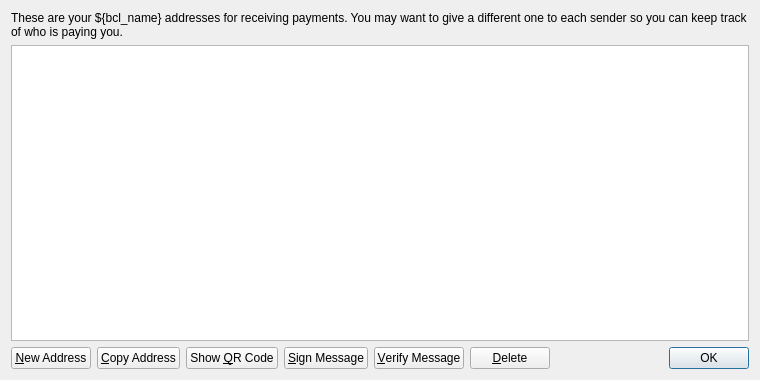
<?xml version="1.0" encoding="UTF-8"?>
<ui version="4.0">
 <class>AddressBookPage</class>
 <widget class="QWidget" name="AddressBookPage">
  <property name="geometry">
   <rect>
    <x>0</x>
    <y>0</y>
    <width>760</width>
    <height>380</height>
   </rect>
  </property>
  <property name="windowTitle">
   <string>Address Book</string>
  </property>
  <layout class="QVBoxLayout" name="verticalLayout">
   <item>
    <widget class="QLabel" name="labelExplanation">
     <property name="text">
      <string>These are your ${bcl_name} addresses for receiving payments. You may want to give a different one to each sender so you can keep track of who is paying you.</string>
     </property>
     <property name="textFormat">
      <enum>Qt::PlainText</enum>
     </property>
     <property name="wordWrap">
      <bool>true</bool>
     </property>
    </widget>
   </item>
   <item>
    <widget class="QTableView" name="tableView">
     <property name="contextMenuPolicy">
      <enum>Qt::CustomContextMenu</enum>
     </property>
     <property name="toolTip">
      <string>Double-click to edit address or label</string>
     </property>
     <property name="tabKeyNavigation">
      <bool>false</bool>
     </property>
     <property name="alternatingRowColors">
      <bool>true</bool>
     </property>
     <property name="selectionMode">
      <enum>QAbstractItemView::SingleSelection</enum>
     </property>
     <property name="selectionBehavior">
      <enum>QAbstractItemView::SelectRows</enum>
     </property>
     <property name="sortingEnabled">
      <bool>true</bool>
     </property>
     <attribute name="verticalHeaderVisible">
      <bool>false</bool>
     </attribute>
    </widget>
   </item>
   <item>
    <layout class="QHBoxLayout" name="horizontalLayout">
     <item>
      <widget class="QPushButton" name="newAddressButton">
       <property name="toolTip">
        <string>Create a new address</string>
       </property>
       <property name="text">
        <string>&amp;New Address</string>
       </property>
       <property name="icon">
        <iconset resource="../bitcoin.qrc">
         <normaloff>:/icons/add</normaloff>:/icons/add</iconset>
       </property>
      </widget>
     </item>
     <item>
      <widget class="QPushButton" name="copyToClipboard">
       <property name="toolTip">
        <string>Copy the currently selected address to the system clipboard</string>
       </property>
       <property name="text">
        <string>&amp;Copy Address</string>
       </property>
       <property name="icon">
        <iconset resource="../bitcoin.qrc">
         <normaloff>:/icons/editcopy</normaloff>:/icons/editcopy</iconset>
       </property>
      </widget>
     </item>
     <item>
      <widget class="QPushButton" name="showQRCode">
       <property name="text">
        <string>Show &amp;QR Code</string>
       </property>
       <property name="icon">
        <iconset resource="../bitcoin.qrc">
         <normaloff>:/icons/qrcode</normaloff>:/icons/qrcode</iconset>
       </property>
      </widget>
     </item>
     <item>
      <widget class="QPushButton" name="signMessage">
       <property name="toolTip">
        <string>Sign a message to prove you own a ${bcl_name} address</string>
       </property>
       <property name="text">
        <string>&amp;Sign Message</string>
       </property>
       <property name="icon">
        <iconset resource="../bitcoin.qrc">
         <normaloff>:/icons/edit</normaloff>:/icons/edit</iconset>
       </property>
      </widget>
     </item>
     <item>
      <widget class="QPushButton" name="verifyMessage">
       <property name="toolTip">
        <string>Verify a message to ensure it was signed with a specified ${bcl_name} address</string>
       </property>
       <property name="text">
        <string>&amp;Verify Message</string>
       </property>
       <property name="icon">
        <iconset resource="../bitcoin.qrc">
         <normaloff>:/icons/transaction_0</normaloff>:/icons/transaction_0</iconset>
       </property>
      </widget>
     </item>
     <item>
      <widget class="QPushButton" name="deleteButton">
       <property name="toolTip">
        <string>Delete the currently selected address from the list. Only sending addresses can be deleted.</string>
       </property>
       <property name="text">
        <string>&amp;Delete</string>
       </property>
       <property name="icon">
        <iconset resource="../bitcoin.qrc">
         <normaloff>:/icons/remove</normaloff>:/icons/remove</iconset>
       </property>
      </widget>
     </item>
     <item>
      <spacer name="horizontalSpacer">
       <property name="orientation">
        <enum>Qt::Horizontal</enum>
       </property>
       <property name="sizeHint" stdset="0">
        <size>
         <width>40</width>
         <height>20</height>
        </size>
       </property>
      </spacer>
     </item>
     <item>
      <widget class="QDialogButtonBox" name="buttonBox">
       <property name="sizePolicy">
        <sizepolicy hsizetype="Maximum" vsizetype="Fixed">
         <horstretch>0</horstretch>
         <verstretch>0</verstretch>
        </sizepolicy>
       </property>
       <property name="standardButtons">
        <set>QDialogButtonBox::Ok</set>
       </property>
      </widget>
     </item>
    </layout>
   </item>
  </layout>
 </widget>
 <resources>
  <include location="../bitcoin.qrc"/>
 </resources>
 <connections/>
</ui>
